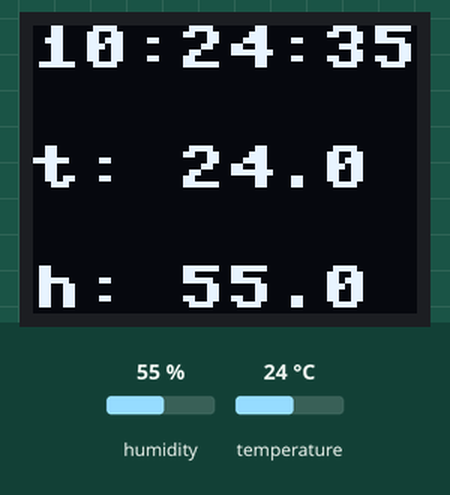
This program was run on a simulated ESP8266 board running MicroPython. Parts: 64×48 one-colour display. The inputs (shaded band) are chosen by the test bench; at power-on: humidity 55 %, temperature 24 °C. WiFi joins after 1.5 s; the clock reads 2024-03-15 10:24:30 at power-on unless the program sets it; no MQTT or app messages arrive unless stated; values from a settings file that is not in the repository are placeholders; library files of the repository ran but are not shown: dht22.py, adafruit_io_client.py, ssd1306.py; what the program prints to the serial console is not drawn.

Above: at 5.2 s.
At 65.3 s:
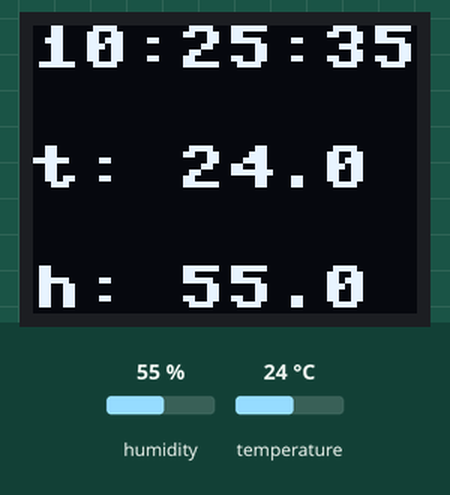
At 125.5 s:
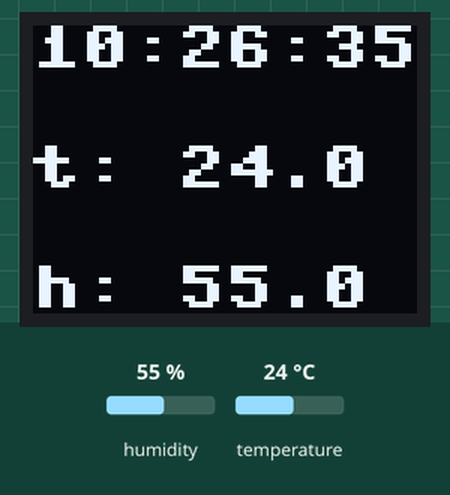

The program:

main.py
```python
import connect
import screen
import utime
import ntptime

from dht22 import Dht
from screen import Screen
from adafruit_io_client import Client

dht=Dht()
screen=Screen()
adafruit_client=Client()

connect.connect()
ntptime.settime()

while True:
    t = utime.localtime(utime.time())
    m=dht.measure()
    screen.text('%02d:%02d:%02d' % (t[3], t[4], t[5]), 0)
    screen.text('t: %2.1f' % m[0], 2)
    screen.text('h: %2.1f' % m[1], 4)
    screen.show()
    adafruit_client.publish(m[0], m[1])
    utime.sleep(60)
```

connect.py
```python
import network
import utime

import settings

def connect():
    wlan = network.WLAN(network.STA_IF)
    while not wlan.isconnected():
        print('connecting to network ' + settings.WIFI_SSID + ' ...')
        wlan.active(True)
        wlan.connect(settings.WIFI_SSID, settings.WIFI_PASSWORD)
        utime.sleep(5)

    print('connected to ' + settings.WIFI_SSID)
```

screen.py
```python
from machine import Pin, I2C
import ssd1306

class Screen:
    def __init__(self):
        i2c = I2C(-1, scl=Pin(5, Pin.OUT), sda=Pin(4, Pin.OUT))
        self._oled = ssd1306.SSD1306_I2C(64, 48, i2c)
        self._lines = [""] * 5

    def reset(self):
        self._oled.fill(0)

    def text(self, msg, line):
        self._lines[line] = msg

    def show(self):
        self.reset()
        for i, line in enumerate(self._lines):
            self._oled.text(line, 0, i * 10, 1)
        self._oled.show()
```

boot.py
```python
# This file is executed on every boot (including wake-boot from deepsleep)
import esp
esp.osdebug(None)
import uos, machine
#uos.dupterm(None, 1) # disable REPL on UART(0)
import gc
#import webrepl
#webrepl.start()
gc.collect()

import main
```

Measured:
- what the display in image 0 shows lasts 60.2 s, from 5.1 s to 65.3 s
